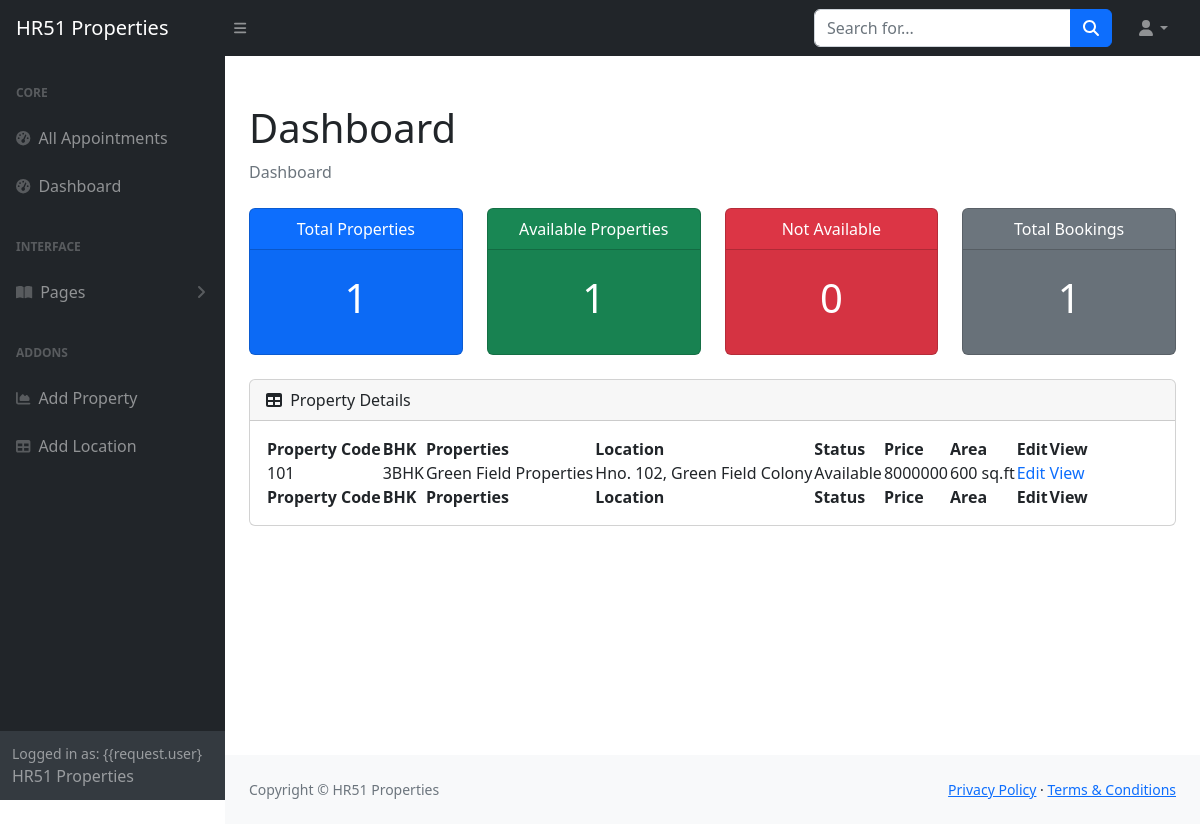
The page /staff/panel (signed in) on the database as committed earlier.
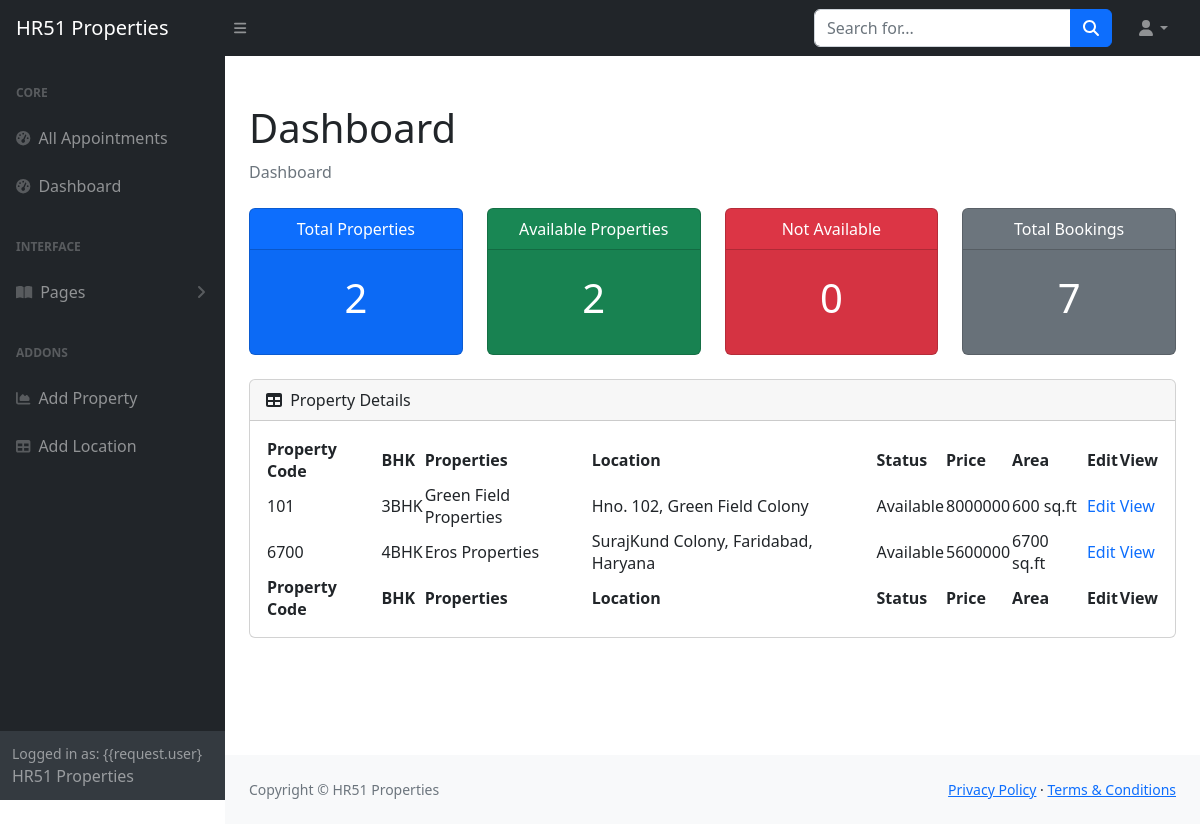
The same page on the database as committed later.
### realestate/models.py (models this page shows, shortened)
class PropertyView(models.Model):
    ROOM_STATUS = (
    ("1", "Available"),
    ("2", "Not Available"),
    )
    ROOM_TYPE = (
    ("1", "premium"),
    ("2", "deluxe"),
    ("3","basic"),
    )
    PROP_ROOM = (
    ("1", "1BHK"),
    ("2", "2BHK"),
    ("3", "3BHK"),
    ("4", "4BHK"),
    ("5", "5BHK"),
    ("6", "6BHK"),
    ("7", "7BHK"),
    )
    ROOMOWNERSHIP = (
    ("1", "First Owner"),
    ("2", "Second Owners"),
    ("3", "Third Owners"),
    ("4", "FreeHold"),
    ("5", "Multiple Owners"),
    )
    SIZERATE = (
    ("1", "1"),
    ("2", "2"),
    ("3", "3"),
    ("4", "4"),
    ("5", "5"),
    ("6", "6"),
    ("7", "7"),
    ("8", "8"),
    )
    PROP_STATUS = (
    ("1", "For Sell"),
    ("2", "For Rent/lease"),
    ("3", "Not Available"),
    )
    PROP_TYPE = (
    ("1", "Independent Builder Floor"),
    ("2", "Builder Floor"),
    ("3", "Not Available"),
    )
    title = models.CharField(max_length=50,null=True)
    room_type = models.CharField(max_length=50,choices = ROOM_TYPE)
    prop_status = models.CharField(max_length=50,choices = ROOM_STATUS, null=True)
    prop_sell = models.CharField(max_length=50,choices = PROP_STATUS, null=True)
    prop_type = models.CharField(max_length=50,choices = PROP_TYPE, null=True)
    property_bhk = models.CharField(max_length=50,choices = PROP_ROOM, null=True)
    capacity = models.IntegerField(null=True)
    propety_code = models.IntegerField(null=True)
    price = models.IntegerField(null=True)
    size = models.IntegerField(null=True)
    hotel = models.ForeignKey(Realator, on_delete = models.CASCADE)
    status = models.CharField(choices =ROOM_STATUS,max_length = 15)
    roomnumber = models.IntegerField(null=True)
    yearbuild = models.IntegerField(null=True)
    address = models.CharField(max_length=150, null=True)
    ownership = models.CharField(max_length=150, null=True, choices= ROOMOWNERSHIP)
    Configuration = models.CharField(max_length = 800, null=True)
    content = models.CharField(max_length = 1500, null=True)
    flooring = models.CharField(max_length = 50, null=True)
    parking = models.CharField(max_length = 100, null=True)
    water_source = models.CharField(max_length = 100, null=True)
    widthroad = models.CharField(max_length = 100, null=True)
    powerbackup = models.CharField(max_length = 100, null=True)
    consider = models.CharField(max_length = 2000, null=True)
    nearby = models.CharField(max_length = 200, null=True)
    facing = models.CharField(max_length = 50, null=True)
    property_age = models.CharField(max_length = 10, null=True)
    furnished_details = models.CharField(max_length = 2000, null=True)
    loan_available = models.CharField(max_length=450, null=True)
    image = models.ImageField(upload_to='post/', null=True)
    image1 = models.ImageField(upload_to='post/', null=True)
    image2 = models.ImageField(upload_to='post/', null=True)
    image3 = models.ImageField(upload_to='post/', null=True)
    image4 = models.ImageField(upload_to='post/', null=True)
    url = models.CharField(max_length=100, null=True)
    map = models.CharField(max_length=450, null=True)
    is_published = models.BooleanField(default=True, null=True)
    post_date = models.DateTimeField(auto_now_add=True, null=True, blank=True)
    list_date = models.DateTimeField(default=datetime.now, blank=True)

### realestate/views.py (the view)
# urls.py: path('staff/panel', views.panel,name="staffpanel"),
@login_required(login_url='/staff')
def panel(request):
    if request.user.is_staff == False:
        return HttpResponse('Access Denied')
    rooms = PropertyView.objects.all()
    total_rooms = len(rooms)
    available_rooms = len(PropertyView.objects.all().filter(status='1'))
    unavailable_rooms = len(PropertyView.objects.all().filter(status='2'))
    reserved = len(Reservation.objects.all())
    hotel = Realator.objects.values_list(
        'location', 'id').distinct().order_by()
    response = render(request, 'staff/panel.html', {'location': hotel, 'reserved': reserved, 'rooms': rooms,
                      'total_rooms': total_rooms, 'available': available_rooms, 'unavailable': unavailable_rooms})
    return HttpResponse(response)

### templates/staff/panel.html (shortened to what the changed rows need)
{% block css %}
<link rel="stylesheet" href="https://cdn.jsdelivr.net/npm/bootstrap@4.0.0/dist/css/bootstrap.min.css"
>
<link href="https://cdn.jsdelivr.net/npm/simple-datatables@7.1.2/dist/style.min.css" rel="stylesheet" />
<link href="/static/css/staff.css" rel="stylesheet" />
{% endblock css %}
{% block body %}
<section class="sb-nav-fixed">
    <div id="layoutSidenav">
        <div id="layoutSidenav_content">
            <main>
                <div class="container-fluid px-4">
                    <h1 class="mt-4">Dashboard</h1>
                    <div class="row">
                        {%load app_tags%}
                        <div class="col-xl-3 col-md-6">
                            <div class="card bg-primary text-white mb-4">
                                <div class="card-footer d-flex align-items-center justify-content-between">
                                    <h1 class="card-body text-center">{{total_rooms}}</h1>
                                </div>
                            </div>
                        </div>
                        <div class="col-xl-3 col-md-6">
                            <div class="card bg-success text-white mb-1">
                                <div class="card-footer d-flex align-items-center justify-content-between">
                                    <h1 class="card-body text-center">{{available}}</h1>
                                </div>
                            </div>
                        </div>
                        <div class="col-xl-3 col-md-6">
                            <div class="card bg-danger text-white mb-1">
                                <div class="card-footer d-flex align-items-center justify-content-between">
                                    <h1 class="card-body text-center">{{unavailable}}</h1>
                                </div>
                            </div>
                        </div>
                        <div class="col-xl-3 col-md-6">
                            <div class="card bg-secondary text-white mb-1">
                                <div class="card-footer d-flex align-items-center justify-content-between">
                                    <h1 class="card-body text-center">{{reserved}}</h1>
                                </div>
                            </div>
                        </div>
                    </div>
                    <div class="card mb-4">
                        <div class="card-body">
                            <table id="datatablesSimple">
                                <thead>
                                    <tr>
                                        <th>Property Code</th>
                                        <th>BHK</th>
                                        <th>Properties</th>
                                        <th>Location</th>
                                        <th>Status</th>
                                        <th>Price</th>
                                        <th>Area</th>
                                        <th>Edit</th>
                                        <th>View</th>
                                    </tr>
                                </thead>
                                <tfoot>
                                    <tr>
                                        <th>Property Code</th>
                                        <th>BHK</th>
                                        <th>Properties</th>
                                        <th>Location</th>
                                        <th>Status</th>
                                        <th>Price</th>
                                        <th>Area</th>
                                        <th>Edit</th>
                                        <th>View</th>
                                    </tr>
                                </tfoot>
                                <tbody>
                                    {% if rooms %} {% for each_room in rooms %}
                                    <tr>
                                        <td>{{each_room.roomnumber}}</td>
                                        <td>{{each_room.get_property_bhk_display}}</td>
                                        <td>{{each_room.title}}</td>
                                        <td>{{each_room.address}}</td>
                                        <td>{{each_room.get_status_display}}</td>
                                        <td>{{each_room.price}}</td>
                                        <td>{{each_room.size}} sq.ft</td>
                                        <td>
                                            <a href="/staff/panel/edit-room?roomid={{each_room.id}}"
                                                style="text-decoration: none;">Edit</a>
                                        </td>
                                        <td>
                                            <a href="/staff/panel/view-room?roomid={{each_room.id}}"
                                                style="text-decoration: none;">View</a>
                                        </td>
                                    </tr>
                                    {% endfor %} {% endif %}
                                </tbody>
                            </table>
                        </div>
                    </div>
                </div>
            </main>
        </div>
    </div>
</section>
{% endblock body %}

Rows that differ between the two databases and show on the page:
added PropertyView: roomnumber "6700", property_bhk "4BHK", title "Eros Properties", address "SurajKund Colony, Faridabad, Haryana", status "Available", price "5600000", size "6700"
Other text that changed with them:
{{ total_rooms }}: "1" → "2"
{{ available }}: "1" → "2"
{{ reserved }}: "1" → "7"
